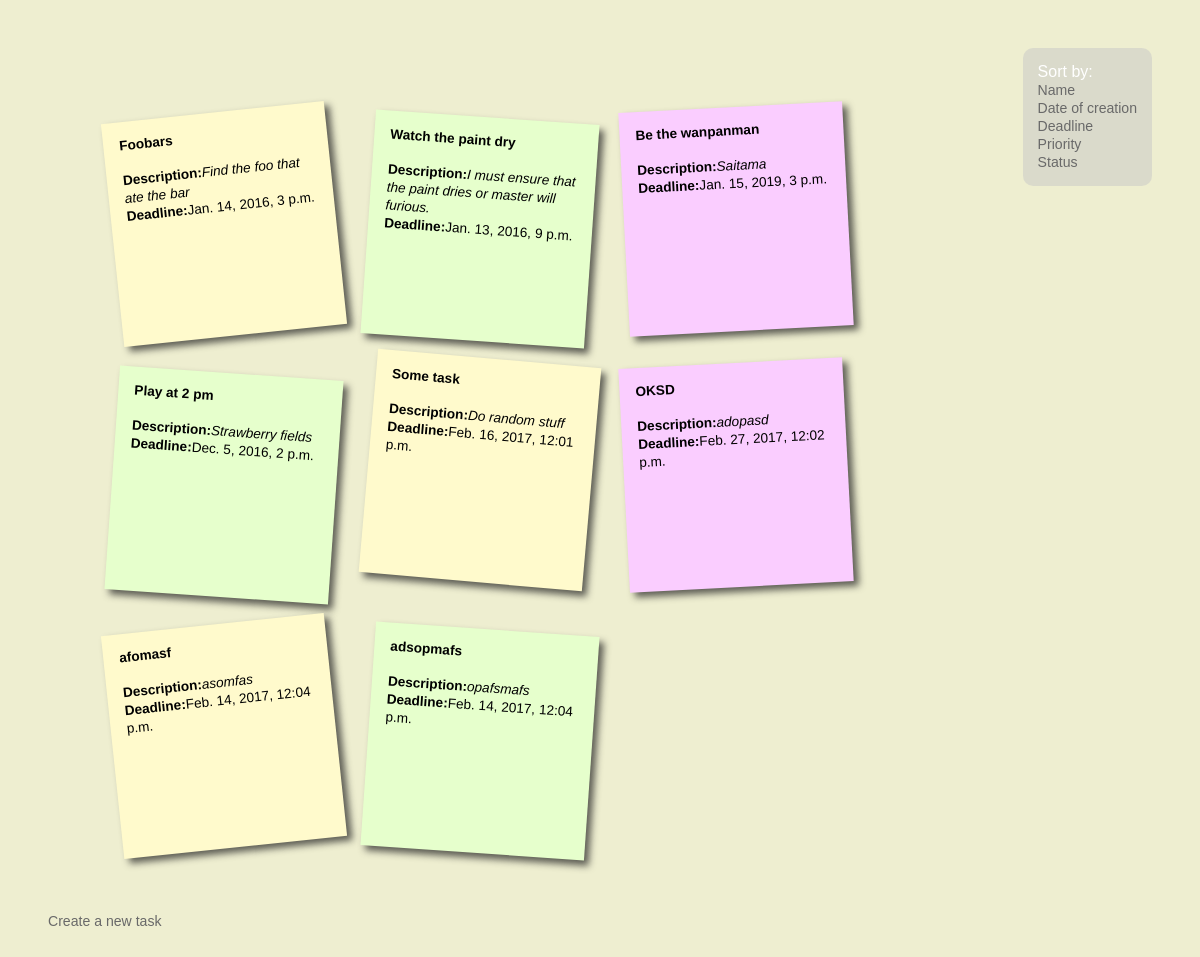
/todo/, run on the app's committed database.
### todo/models.py (models this page shows, shortened)
class Task(models.Model):
    task_name = models.CharField(max_length=140)
    description = models.CharField(max_length=10000)
    creation_date = models.DateTimeField('date task was created')
    deadline = models.DateTimeField("date task is scheduled to be completed")
    additional_notes = models.CharField(max_length=20000,blank=True,null=True)
    PRIORITIES=(("h","High"),('n',"Normal"),('l',"Low"))
    priority = models.CharField(max_length=6,choices=PRIORITIES,default='n')
    completed = models.BooleanField(default=False)

### todo/views.py (the view)
def todo_home(request):
    order_by = request.GET.get('order_by','')
    if order_by:
        return render(request,"todo/home.html",{'Task':Task.objects.all().order_by(order_by)})
    else:
        return render(request,"todo/home.html",{'Task':Task.objects.all()})

### todo/templates/todo/home.html (shortened to what this page needs)
<!DOCTYPE html>
<html>
    <head>
        {%load staticfiles%}
        <link rel='stylesheet' type="text/css" href="{%static 'todo/style.css'%}"/>
    </head>
    <body>
        <div style="float:right;">
            <h2>Sort by:</h2>
            <a href="?order_by=task_name">Name</a><br>
            <a href="?order_by=creation_date">Date of creation</a><br>
            <a href="?order_by=deadline">Deadline</a><br>
            <a href="?order_by=priority">Priority</a><br>
            <a href="?order_by=completed">Status</a>
        </div>
        <ul>
        {%for t in Task%}
            <li><a href="{% url 'edit' t.id %}"><h3 style="font-size:85%">{{t.task_name}}</h3><br><span style="font-size:85%"><strong>Description:</strong><em>{{t.description}}</em><br><strong>Deadline:</strong>{{t.deadline}}</span></a></li>
        {% endfor %}
        </ul>
        <a href="{% url 'create'%}" class="createBtn">Create a new task</a>
    </body>
</html>

### todo/static/todo/style.css (style rules this page uses)
.createbtn,div { background-color: rgba(200,200,200,0.5); border-radius: 10px; padding: 15px; }
.createBtn,div a { text-decoration: None; font-size: 88%; color: dimgrey }
* { margin:0; padding:0; }
body { font-family:arial,sans-serif; font-size:100%; margin:3em; background:rgba(200,200,100,0.3); color:#fff; }
h2,p { font-size:100%; font-weight:normal; }
ul,li { list-style:none; }
ul { overflow:hidden; padding:3em; }
ul li a { text-decoration:none; color:#000; background:#FFFACC; display:block; height:12em; width:12em; padding:1em; -moz-box-shadow:5px 5px 7px rgba(33,33,33,1); -webkit-box-shadow: 5px 5px 7px rgba(33,33,33,.7); box-shadow: 5px 5px 7px rgba(33,33,33,.7); -moz-transition:-moz-transform .15s linear; -o-transition:-o-transform .15s linear; -webkit-transition:-webkit-transform .15s linear; }
ul li { margin:1em; float:left; }
ul li a { -webkit-transform: rotate(-6deg); -o-transform: rotate(-6deg); -moz-transform:rotate(-6deg); }
ul li:nth-child(even) a { -o-transform:rotate(4deg); -webkit-transform:rotate(4deg); -moz-transform:rotate(4deg); position:relative; top:5px; background:#E6FFCC; }
ul li:nth-child(3n) a { -o-transform:rotate(-3deg); -webkit-transform:rotate(-3deg); -moz-transform:rotate(-3deg); position:relative; top:-5px; background:#FACDFF; }
ul li:nth-child(5n) a { -o-transform:rotate(5deg); -webkit-transform:rotate(5deg); -moz-transform:rotate(5deg); position:relative; top:-10px; }

### data on the page
Task: task_name "Foobars", description "Find the foo that ate the bar", deadline "Jan. 14, 2016, 3 p.m."
Task: task_name "Watch the paint dry", description "I must ensure that the paint dries or master will furious.", deadline "Jan. 13, 2016, 9 p.m."
Task: task_name "Be the wanpanman", description "Saitama", deadline "Jan. 15, 2019, 3 p.m."
Task: task_name "Play at 2 pm", description "Strawberry fields", deadline "Dec. 5, 2016, 2 p.m."
Task: task_name "Some task", description "Do random stuff", deadline "Feb. 16, 2017, 12:01 p.m."
Task: task_name "OKSD", description "adopasd", deadline "Feb. 27, 2017, 12:02 p.m."
Task: task_name "afomasf", description "asomfas", deadline "Feb. 14, 2017, 12:04 p.m."
Task: task_name "adsopmafs", description "opafsmafs", deadline "Feb. 14, 2017, 12:04 p.m."
